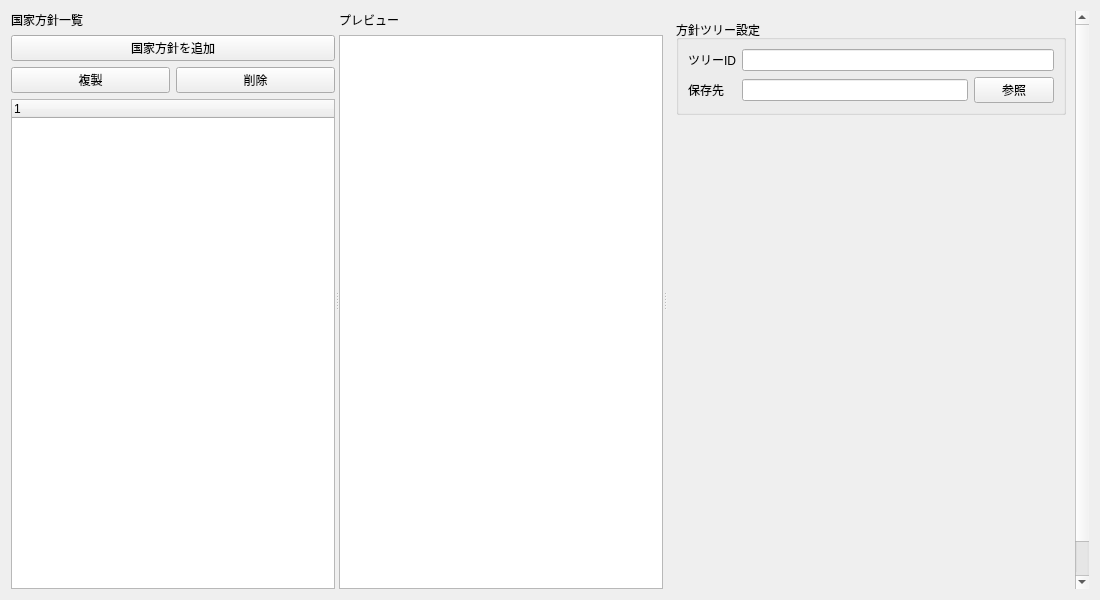
<?xml version="1.0" encoding="UTF-8"?>
<ui version="4.0">
 <class>FocusWidget</class>
 <widget class="QWidget" name="FocusWidget">
  <property name="geometry">
   <rect>
    <x>0</x>
    <y>0</y>
    <width>1100</width>
    <height>600</height>
   </rect>
  </property>
  <property name="windowTitle">
   <string>国家方針エディタ</string>
  </property>
  <layout class="QHBoxLayout" name="mainLayout">
   <item>
    <widget class="QSplitter" name="mainSplitter">
     <property name="orientation">
      <enum>Qt::Orientation::Horizontal</enum>
     </property>
     <widget class="QWidget" name="leftWidget">
      <layout class="QVBoxLayout" name="leftPanel">
       <item>
        <widget class="QLabel" name="focusListLabel">
         <property name="text">
          <string>国家方針一覧</string>
         </property>
        </widget>
       </item>
       <item>
        <widget class="QPushButton" name="addFocusButton">
         <property name="text">
          <string>国家方針を追加</string>
         </property>
        </widget>
       </item>
       <item>
        <layout class="QHBoxLayout" name="listActionLayout">
         <item>
          <widget class="QPushButton" name="duplicateFocusButton">
           <property name="text">
            <string>複製</string>
           </property>
          </widget>
         </item>
         <item>
          <widget class="QPushButton" name="removeFocusButton">
           <property name="text">
            <string>削除</string>
           </property>
          </widget>
         </item>
        </layout>
       </item>
       <item>
        <widget class="QTreeWidget" name="focusTree">
         <column>
          <property name="text">
           <string notr="true">1</string>
          </property>
         </column>
        </widget>
       </item>
      </layout>
     </widget>
     <widget class="QWidget" name="previewWidget">
      <layout class="QVBoxLayout" name="rightPanel">
       <item>
        <widget class="QLabel" name="previewHeaderLabel">
         <property name="text">
          <string>プレビュー</string>
         </property>
        </widget>
       </item>
       <item>
        <widget class="QGraphicsView" name="previewGraphicsView"/>
       </item>
      </layout>
     </widget>
     <widget class="QScrollArea" name="editorScrollArea">
      <property name="frameShape">
       <enum>QFrame::Shape::NoFrame</enum>
      </property>
      <property name="verticalScrollBarPolicy">
       <enum>Qt::ScrollBarPolicy::ScrollBarAsNeeded</enum>
      </property>
      <property name="horizontalScrollBarPolicy">
       <enum>Qt::ScrollBarPolicy::ScrollBarAsNeeded</enum>
      </property>
      <property name="widgetResizable">
       <bool>true</bool>
      </property>
      <widget class="QWidget" name="editorScrollContent">
       <property name="geometry">
        <rect>
         <x>0</x>
         <y>0</y>
         <width>455</width>
         <height>789</height>
        </rect>
       </property>
       <layout class="QVBoxLayout" name="editorLayout">
        <property name="leftMargin">
         <number>0</number>
        </property>
        <property name="topMargin">
         <number>0</number>
        </property>
        <property name="rightMargin">
         <number>0</number>
        </property>
        <property name="bottomMargin">
         <number>0</number>
        </property>
        <item>
         <widget class="QStackedWidget" name="stackedEditor">
          <property name="currentIndex">
           <number>0</number>
          </property>
          <widget class="QWidget" name="pageFileSettings">
           <layout class="QVBoxLayout" name="fileSettingsLayout">
            <item>
             <widget class="QGroupBox" name="fileGroup">
              <property name="title">
               <string>方針ツリー設定</string>
              </property>
              <layout class="QFormLayout" name="fileFormLayout">
               <item row="0" column="0">
                <widget class="QLabel" name="fileUniqueIdLabel">
                 <property name="text">
                  <string>ツリーID</string>
                 </property>
                </widget>
               </item>
               <item row="0" column="1">
                <widget class="QLineEdit" name="fileUniqueIdEdit"/>
               </item>
               <item row="1" column="0">
                <widget class="QLabel" name="fileLocPathLabel">
                 <property name="text">
                  <string>保存先</string>
                 </property>
                </widget>
               </item>
               <item row="1" column="1">
                <layout class="QHBoxLayout" name="fileLocLayout">
                 <item>
                  <widget class="QLineEdit" name="fileLocPathEdit"/>
                 </item>
                 <item>
                  <widget class="QPushButton" name="fileLocPathBrowseButton">
                   <property name="text">
                    <string>参照</string>
                   </property>
                  </widget>
                 </item>
                </layout>
               </item>
              </layout>
             </widget>
            </item>
            <item>
             <spacer name="fileBottomSpacer">
              <property name="orientation">
               <enum>Qt::Orientation::Vertical</enum>
              </property>
              <property name="sizeHint" stdset="0">
               <size>
                <width>20</width>
                <height>40</height>
               </size>
              </property>
             </spacer>
            </item>
           </layout>
          </widget>
          <widget class="QWidget" name="pageFocusSettings">
           <layout class="QVBoxLayout" name="focusPageLayout">
            <property name="spacing">
             <number>6</number>
            </property>
            <property name="leftMargin">
             <number>0</number>
            </property>
            <property name="topMargin">
             <number>0</number>
            </property>
            <property name="rightMargin">
             <number>0</number>
            </property>
            <property name="bottomMargin">
             <number>0</number>
            </property>
            <item>
             <widget class="QGroupBox" name="focusGroup">
              <property name="title">
               <string>国家方針設定</string>
              </property>
              <layout class="QFormLayout" name="focusFormLayout">
               <item row="0" column="0">
                <widget class="QLabel" name="idLabel">
                 <property name="text">
                  <string>ID</string>
                 </property>
                </widget>
               </item>
               <item row="0" column="1">
                <widget class="QLineEdit" name="focusIdEdit"/>
               </item>
               <item row="1" column="0">
                <widget class="QLabel" name="titleLabel">
                 <property name="text">
                  <string>タイトル</string>
                 </property>
                </widget>
               </item>
               <item row="1" column="1">
                <widget class="QLineEdit" name="focusTitleEdit"/>
               </item>
               <item row="2" column="0">
                <widget class="QLabel" name="titleLocPathLabel">
                 <property name="text">
                  <string>翻訳先</string>
                 </property>
                </widget>
               </item>
               <item row="2" column="1">
                <layout class="QHBoxLayout" name="titleLocLayout">
                 <item>
                  <widget class="QLineEdit" name="titleLocPathEdit"/>
                 </item>
                 <item>
                  <widget class="QPushButton" name="titleLocPathBrowseButton">
                   <property name="text">
                    <string>参照</string>
                   </property>
                  </widget>
                 </item>
                </layout>
               </item>
               <item row="3" column="0">
                <widget class="QLabel" name="descriptionLabel">
                 <property name="text">
                  <string>説明</string>
                 </property>
                </widget>
               </item>
               <item row="3" column="1">
                <widget class="QPlainTextEdit" name="focusDescriptionEdit"/>
               </item>
               <item row="4" column="0">
                <widget class="QLabel" name="descriptionLocPathLabel">
                 <property name="text">
                  <string>翻訳先</string>
                 </property>
                </widget>
               </item>
               <item row="4" column="1">
                <layout class="QHBoxLayout" name="descriptionLocLayout">
                 <item>
                  <widget class="QLineEdit" name="descriptionLocPathEdit"/>
                 </item>
                 <item>
                  <widget class="QPushButton" name="descriptionLocPathBrowseButton">
                   <property name="text">
                    <string>参照</string>
                   </property>
                  </widget>
                 </item>
                </layout>
               </item>
              </layout>
             </widget>
            </item>
            <item>
             <widget class="QGroupBox" name="iconGroup">
              <property name="title">
               <string>アイコン</string>
              </property>
              <layout class="QFormLayout" name="iconFormLayout">
               <item row="0" column="0">
                <widget class="QLabel" name="iconLabel">
                 <property name="text">
                  <string>方針アイコン</string>
                 </property>
                </widget>
               </item>
               <item row="0" column="1">
                <layout class="QHBoxLayout" name="iconLayout">
                 <item>
                  <widget class="QLineEdit" name="focusIconPathEdit"/>
                 </item>
                 <item>
                  <widget class="QPushButton" name="focusIconBrowseButton">
                   <property name="text">
                    <string>参照</string>
                   </property>
                  </widget>
                 </item>
                </layout>
               </item>
              </layout>
             </widget>
            </item>
            <item>
             <widget class="QGroupBox" name="positionGroup">
              <property name="title">
               <string>配置とコスト</string>
              </property>
              <layout class="QGridLayout" name="positionGridLayout">
               <item row="0" column="0">
                <widget class="QLabel" name="xLabel">
                 <property name="text">
                  <string>X座標</string>
                 </property>
                </widget>
               </item>
               <item row="0" column="1">
                <widget class="QSpinBox" name="focusXSpin">
                 <property name="minimum">
                  <number>-100</number>
                 </property>
                 <property name="maximum">
                  <number>100</number>
                 </property>
                </widget>
               </item>
               <item row="0" column="2">
                <widget class="QLabel" name="yLabel">
                 <property name="text">
                  <string>Y座標</string>
                 </property>
                </widget>
               </item>
               <item row="0" column="3">
                <widget class="QSpinBox" name="focusYSpin">
                 <property name="minimum">
                  <number>-100</number>
                 </property>
                 <property name="maximum">
                  <number>100</number>
                 </property>
                </widget>
               </item>
               <item row="0" column="4">
                <widget class="QLabel" name="costLabel">
                 <property name="text">
                  <string>コスト</string>
                 </property>
                </widget>
               </item>
               <item row="0" column="5">
                <widget class="QSpinBox" name="focusCostSpin">
                 <property name="value">
                  <number>8</number>
                 </property>
                </widget>
               </item>
              </layout>
             </widget>
            </item>
            <item>
             <widget class="QGroupBox" name="conditionsGroup">
              <property name="title">
               <string>前提条件と報酬</string>
              </property>
              <layout class="QVBoxLayout" name="conditionsLayout">
               <item>
                <widget class="QLabel" name="prereqLabel">
                 <property name="text">
                  <string>前提条件 (prerequisite)</string>
                 </property>
                </widget>
               </item>
               <item>
                <widget class="QPlainTextEdit" name="focusPrereqEdit"/>
               </item>
               <item>
                <widget class="QLabel" name="rewardLabel">
                 <property name="text">
                  <string>完了時効果・報酬 (completion_reward)</string>
                 </property>
                </widget>
               </item>
               <item>
                <widget class="QPlainTextEdit" name="focusRewardEdit"/>
               </item>
              </layout>
             </widget>
            </item>
            <item>
             <spacer name="focusBottomSpacer">
              <property name="orientation">
               <enum>Qt::Orientation::Vertical</enum>
              </property>
              <property name="sizeHint" stdset="0">
               <size>
                <width>20</width>
                <height>40</height>
               </size>
              </property>
             </spacer>
            </item>
           </layout>
          </widget>
         </widget>
        </item>
       </layout>
      </widget>
     </widget>
    </widget>
   </item>
  </layout>
 </widget>
 <resources/>
 <connections/>
</ui>
